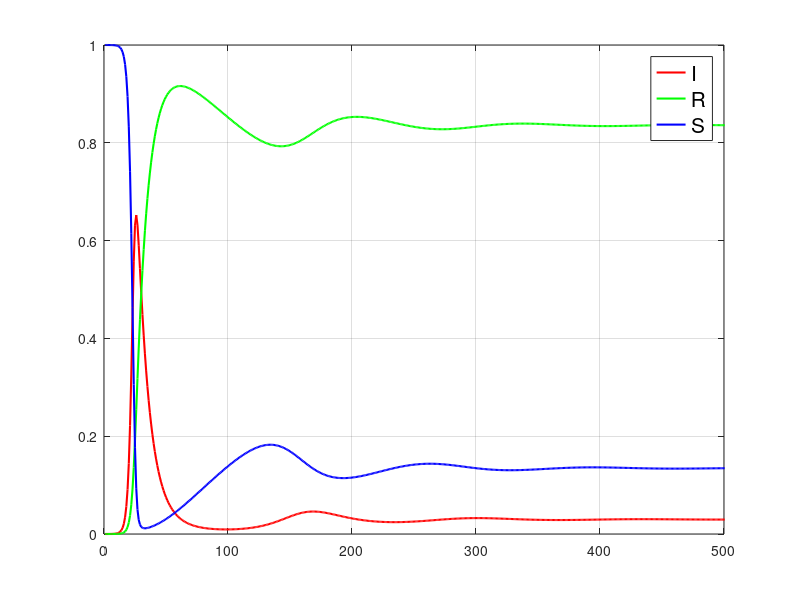

Here is the MATLAB script that generated this plot:
clear all,close all, clc
N=10^6;
dt=1;
beta=0.77;
gamma=1/10;
I(1)=10;
S(1)=N-I(1);

mi=0.00356;

for n=2:1000
	I(n) = I(n-1)*(1+dt*(beta*(S(n-1)/N)-gamma-mi));
    S(n) = S(n-1)+dt*(mi*N - beta*((S(n-1)*I(n-1))/N)-mi*S(n-1));
endfor

x=S/N;
y=I/N;
R=1-x-y;

vreme=1:1:1000;
figure 1, plot(vreme,y,"r","linewidth",1.5,
	vreme,R,"g","linewidth",1.5,
	vreme,x,"b","linewidth",1.5);
leg=legend("I","R","S")
set(leg,"fontsize",15);
axis([0 500 0 1])
grid on
hold on
